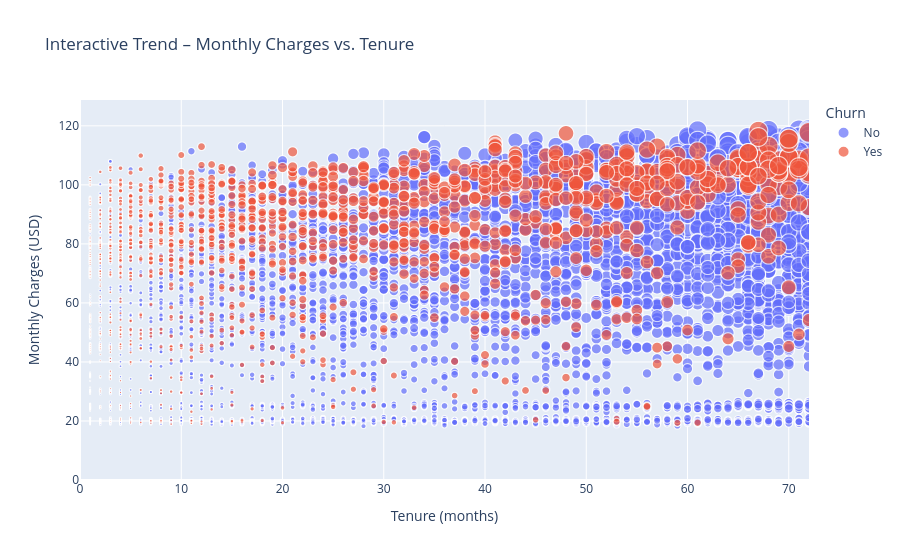
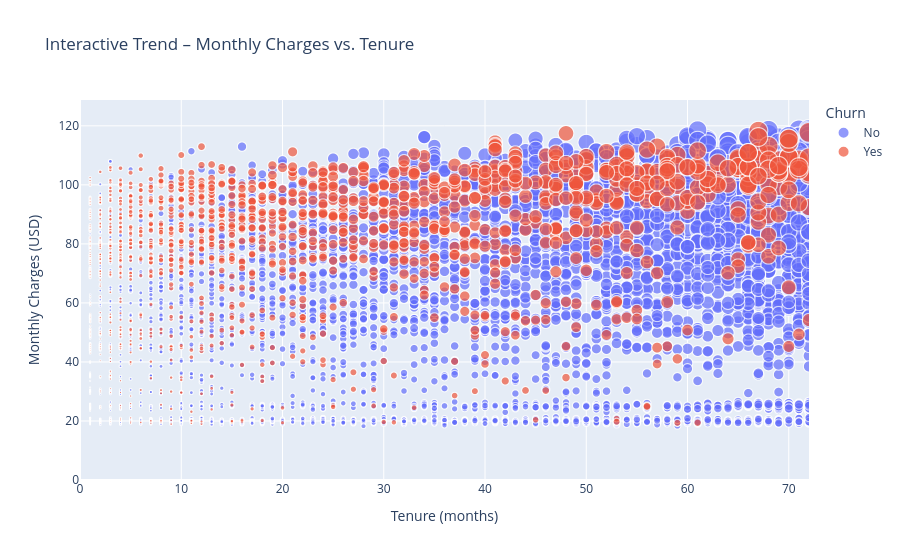

Write notebook code for charts like these, in order.
### Code cell
hover_fields = {
    "customer_id": True,
    "payment_method": True,
    "services_count": True,
}
if "customer_feedback" in clean_df.columns:
    hover_fields["customer_feedback"] = True

fig = px.scatter(
    clean_df,
    x="tenure",
    y="monthly_charges",
    color="churn",
    size="total_charges",
    hover_data=hover_fields,
    title="Interactive Trend – Monthly Charges vs. Tenure",
)
fig.update_layout(
    xaxis_title="Tenure (months)",
    yaxis_title="Monthly Charges (USD)",
    legend_title="Churn",
    xaxis=dict(range=[0, clean_df["tenure"].max()]),
    yaxis=dict(range=[0, clean_df["monthly_charges"].max() + 10]),
)
fig.show()
fig

### Figure 1 — Plotly figure (JSON) as saved in the notebook; plotly's stock layout.template omitted (floating-point values rounded to 4 significant figures; data arrays with more than 128 entries replaced by an {"elided": "..."} marker saying what was removed)
{"data": [{"customdata": {"elided": "5174x3 mixed values"}, "hovertemplate": "churn=No<br>tenure=%{x}<br>monthly_charges=%{y}<br>total_charges=%{marker.size}<br>customer_id=%{customdata[0]}<br>payment_method=%{customdata[1]}<br>services_count=%{customdata[2]}<extra></extra>", "legendgroup": "No", "marker": {"color": "#636efa", "size": {"elided": "5174 float values"}, "sizemode": "area", "sizeref": 21.71, "symbol": "circle"}, "mode": "markers", "name": "No", "showlegend": true, "type": "scattergl", "x": {"elided": "5174 int values"}, "xaxis": "x", "y": {"elided": "5174 float values"}, "yaxis": "y"}, {"customdata": {"elided": "1869x3 mixed values"}, "hovertemplate": "churn=Yes<br>tenure=%{x}<br>monthly_charges=%{y}<br>total_charges=%{marker.size}<br>customer_id=%{customdata[0]}<br>payment_method=%{customdata[1]}<br>services_count=%{customdata[2]}<extra></extra>", "legendgroup": "Yes", "marker": {"color": "#EF553B", "size": {"elided": "1869 float values"}, "sizemode": "area", "sizeref": 21.71, "symbol": "circle"}, "mode": "markers", "name": "Yes", "showlegend": true, "type": "scattergl", "x": {"elided": "1869 int values"}, "xaxis": "x", "y": {"elided": "1869 float values"}, "yaxis": "y"}], "layout": {"autosize": true, "legend": {"itemsizing": "constant", "title": {"text": "Churn"}, "tracegroupgap": 0}, "title": {"text": "Interactive Trend – Monthly Charges vs. Tenure"}, "xaxis": {"anchor": "y", "domain": [0, 1], "range": [0, 72], "title": {"text": "Tenure (months)"}, "type": "linear"}, "yaxis": {"anchor": "x", "domain": [0, 1], "range": [0, 128.8], "title": {"text": "Monthly Charges (USD)"}, "type": "linear"}}}

### Figure 2 — Plotly figure (JSON) as saved in the notebook; plotly's stock layout.template omitted (floating-point values rounded to 4 significant figures; data arrays with more than 128 entries replaced by an {"elided": "..."} marker saying what was removed)
{"data": [{"customdata": {"elided": "5174x3 mixed values"}, "hovertemplate": "churn=No<br>tenure=%{x}<br>monthly_charges=%{y}<br>total_charges=%{marker.size}<br>customer_id=%{customdata[0]}<br>payment_method=%{customdata[1]}<br>services_count=%{customdata[2]}<extra></extra>", "legendgroup": "No", "marker": {"color": "#636efa", "size": {"elided": "5174 float values"}, "sizemode": "area", "sizeref": 21.71, "symbol": "circle"}, "mode": "markers", "name": "No", "showlegend": true, "type": "scattergl", "x": {"elided": "5174 int values"}, "xaxis": "x", "y": {"elided": "5174 float values"}, "yaxis": "y"}, {"customdata": {"elided": "1869x3 mixed values"}, "hovertemplate": "churn=Yes<br>tenure=%{x}<br>monthly_charges=%{y}<br>total_charges=%{marker.size}<br>customer_id=%{customdata[0]}<br>payment_method=%{customdata[1]}<br>services_count=%{customdata[2]}<extra></extra>", "legendgroup": "Yes", "marker": {"color": "#EF553B", "size": {"elided": "1869 float values"}, "sizemode": "area", "sizeref": 21.71, "symbol": "circle"}, "mode": "markers", "name": "Yes", "showlegend": true, "type": "scattergl", "x": {"elided": "1869 int values"}, "xaxis": "x", "y": {"elided": "1869 float values"}, "yaxis": "y"}], "layout": {"autosize": true, "legend": {"itemsizing": "constant", "title": {"text": "Churn"}, "tracegroupgap": 0}, "title": {"text": "Interactive Trend – Monthly Charges vs. Tenure"}, "xaxis": {"anchor": "y", "domain": [0, 1], "range": [0, 72], "title": {"text": "Tenure (months)"}, "type": "linear"}, "yaxis": {"anchor": "x", "domain": [0, 1], "range": [0, 128.8], "title": {"text": "Monthly Charges (USD)"}, "type": "linear"}}}
